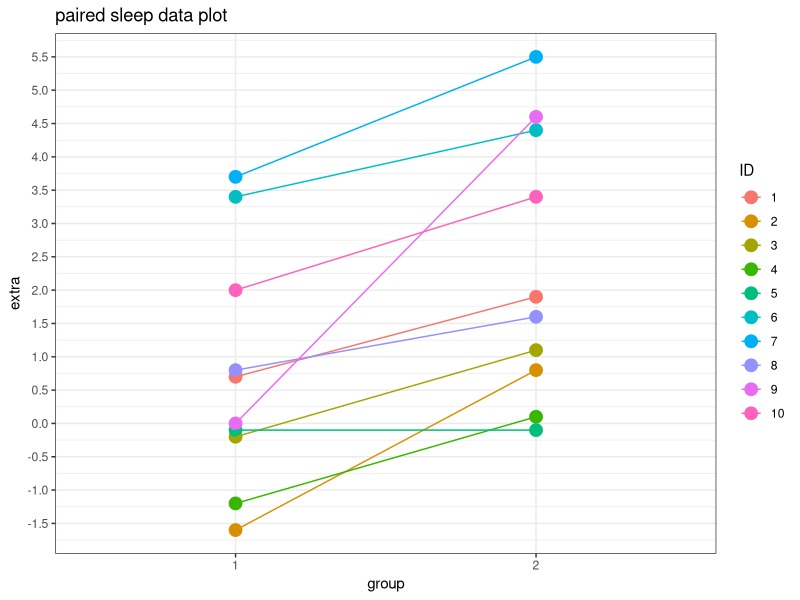

Source code (R): (Note: this script raises an error after producing the figure.)
#show 4 different calls to t.test
#display as 4 long array
g1 <- sleep$extra[sleep$group == 1]
g2 <- sleep$extra[sleep$group == 2]
difference <- g2 - g1
mn <- mean(difference)
n  <- 10
s  <- sd(g2 - g1)
## paired plot
library(ggplot2)
ggplot(data = sleep,aes(x = group,y = extra)) + geom_point(aes(colour = ID),cex = 4) + 
    geom_line(aes(group = ID,colour = ID)) + theme_bw() + ggtitle("paired sleep data plot") + 
    scale_y_continuous(n.breaks = 20)
## paired t 95% confidence interval
rbind(
  mn + c(-1, 1) * qt(.975,n - 1) * s / sqrt(n),
  as.vector(t.test(difference)$conf.int),
  as.vector(t.test(g2, g1, paired = TRUE)$conf.int),
  as.vector(t.test(extra ~ I(relevel(group, 2)), paired = TRUE, data = sleep)$conf.int),
  ## add normal ci although sample is not big enough
  mn + c(-1,1) * qnorm(.975) * s / sqrt(n) ## notice it is narrower
  )
# pvalue for a paired test 
2 * pt(sqrt(10) * mean(difference)/sd(difference),df = 9,lower.tail = FALSE)
## we reject the null hypothesis 